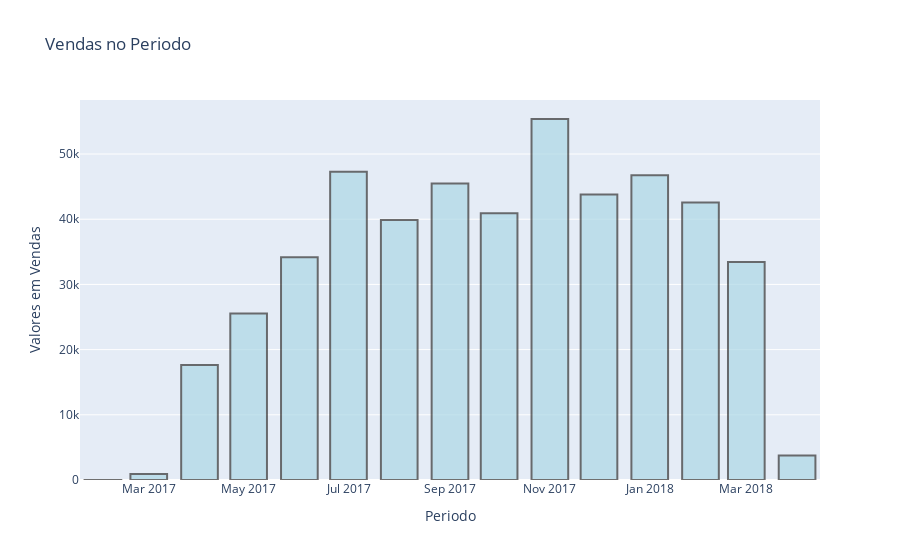

Notebook code cell kept with this figure:
### Markdown cell above
**Definindo ajustes em linhas e cores**

### Code cell
data = [go.Bar(x=vendas_por_mes.index,
               y=vendas_por_mes.values,
               marker = {'color': 'lightblue',
                         'line': {'color': '#333',
                                  'width': 2}
                        },
               opacity= 0.7
              )
       ]
# Criando Layout
configuracoes_layout = go.Layout(title='Vendas no Periodo',
                                 yaxis={'title':'Valores em Vendas'},
                                 xaxis={'title':'Periodo'})
# Objeto figura
fig = go.Figure(data=data, layout=configuracoes_layout)
# plotando o grafico
py.iplot(fig)

### Figure 1 — Plotly figure (JSON) as saved in the notebook; plotly's stock layout.template omitted (floating-point values rounded to 4 significant figures)
{"data": [{"marker": {"color": "lightblue", "line": {"color": "#333", "width": 2}}, "opacity": 0.7, "type": "bar", "x": ["2017-02-01T00:00:00", "2017-03-01T00:00:00", "2017-04-01T00:00:00", "2017-05-01T00:00:00", "2017-06-01T00:00:00", "2017-07-01T00:00:00", "2017-08-01T00:00:00", "2017-09-01T00:00:00", "2017-10-01T00:00:00", "2017-11-01T00:00:00", "2017-12-01T00:00:00", "2018-01-01T00:00:00", "2018-02-01T00:00:00", "2018-03-01T00:00:00", "2018-04-01T00:00:00"], "y": [9.99, 902.9, 17650.0, 25560.0, 34170.0, 47280.0, 39900.0, 45460.0, 40910.0, 55370.0, 43810.0, 46760.0, 42560.0, 33440.0, 3754.0]}], "layout": {"title": {"text": "Vendas no Periodo"}, "xaxis": {"title": {"text": "Periodo"}}, "yaxis": {"title": {"text": "Valores em Vendas"}}}}
